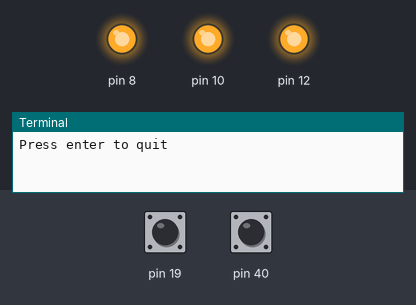
Recording of a program running on a simulated Raspberry Pi (header pin numbers). Shown: output pins drawn as LEDs (lit = HIGH), the last lines printed to the terminal. Dashed ring = blinking. The inputs (shaded band) are chosen by the test bench; at power-on: pin 40 HIGH, pin 19 LOW. Threads take turns every 2 ms.

Above: at 1.2 s.
1.3 s: pin 40 pulled LOW for 0.15 s
At 2.7 s:
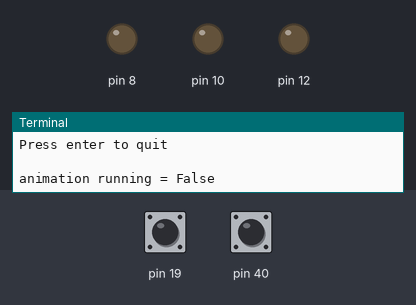
3.0 s: pin 19 pulled HIGH for 0.15 s
4.6 s: pin 40 pulled LOW for 1 s
At 5.8 s:
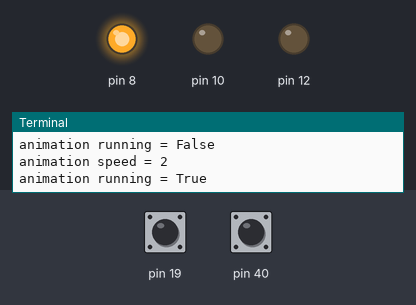
7.6 s: pin 40 pulsed LOW 2 times (0.12 s each, 0.3 s apart)
At 9.81 s:
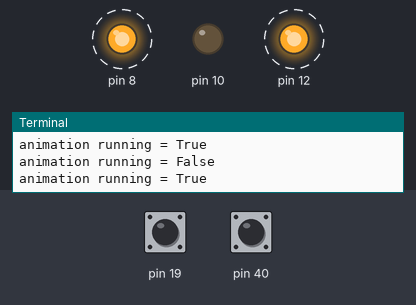
11.2 s: pin 40 pulled LOW for 0.15 s
At 12.22 s:
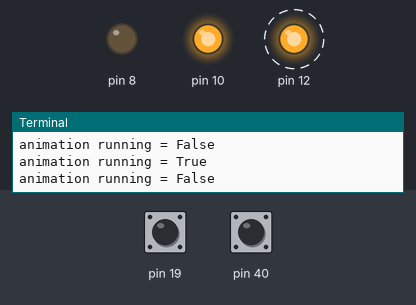
14.2 s: pin 40 pulled LOW for 3.2 s
At 18.0 s:
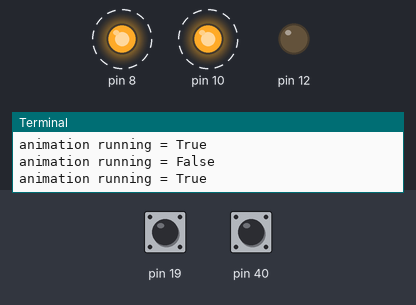
Timing chart, 0 to 21.4 s (numbered marks = the images above; inputs shaded):
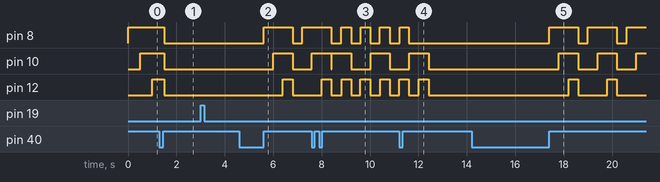

Measured:
- after the input at 1.3 s, pin 8, pin 10: goes on until 1.5 s, then stays LOW
- after the input at 4.6 s, pin 8: LOW → HIGH after 1.0 s, → LOW 1.2 s later, → HIGH 0.40 s later; pin 10: LOW → HIGH after 1.4 s, → LOW 0.80 s later; pin 12: LOW → HIGH after 1.8 s, → LOW 0.40 s later
- after the input at 7.6 s, pin 8: alternates HIGH for 0.40 s and LOW for 0.40 s, starting after 1.6 s; pin 12: alternates HIGH for 0.40 s and LOW for 0.40 s, starting after 1.2 s
- after the input at 11.2 s, pin 8: goes on until 11.6 s, then stays LOW; pin 10, pin 12: goes on until 12.4 s, then stays LOW
- after the input at 14.2 s, pin 8: alternates HIGH for 1.2 s and LOW for 0.40 s, starting after 3.2 s; pin 10: alternates HIGH for 0.80 s and LOW for 0.80 s, starting after 3.6 s; pin 12: alternates HIGH for 0.40 s and LOW for 1.2 s, starting after 4.0 s

The program:

traffic_lights.py
```python
import time
import threading

import RPi.GPIO as GPIO


class App:

    def __init__(self):
        self._animation_cancelled = True
        self._animation_speed = 1
        self._animation_speed_max = 5

    def start(self):
        GPIO.setwarnings(False)
        GPIO.setmode(GPIO.BOARD)

        # leds
        GPIO.setup(8, GPIO.OUT)
        GPIO.setup(10, GPIO.OUT)
        GPIO.setup(12, GPIO.OUT)

        # buttons
        def _on_button_released(channel):
            # print(f'ButtonReleased: id="{channel}"')
            animation_speed = self._animation_speed
            animation_speed += 1
            if animation_speed > self._animation_speed_max:
                animation_speed = 1
            self._animation_speed = animation_speed
            print(f'animation speed = {self._animation_speed}')

        GPIO.setup(19, GPIO.IN, pull_up_down=GPIO.PUD_DOWN)
        GPIO.add_event_detect(19, GPIO.RISING, callback=_on_button_released)

        # switch
        def _on_switch_toggled(channel):
            # print(f'SwitchToggled: id="{channel}"')
            self._animation_cancelled = not self._animation_cancelled
            print(f'animation running = {not self._animation_cancelled}')
            if not self._animation_cancelled:
                self._start_animation()

        GPIO.setup(40, GPIO.IN, pull_up_down=GPIO.PUD_UP)
        GPIO.add_event_detect(40, GPIO.RISING, callback=_on_switch_toggled)

        # initialize
        self._animation_cancelled = not bool(GPIO.input(40))
        if not self._animation_cancelled:
            self._start_animation()

        message = input('Press enter to quit\n\n')
        self._animation_cancelled = True
        GPIO.cleanup()

    def _start_animation(self):
        thread = threading.Thread(target=self._animate, daemon=True)
        thread.start()

    def _animate(self):
        while not self._animation_cancelled:
            speed_factor = self._animation_speed_max + 1 - self._animation_speed
            sleep_seconds = 0.1 * speed_factor

            GPIO.output(8, GPIO.HIGH)
            time.sleep(sleep_seconds)

            GPIO.output(10, GPIO.HIGH)
            time.sleep(sleep_seconds)

            GPIO.output(12, GPIO.HIGH)
            time.sleep(sleep_seconds)

            GPIO.output(8, GPIO.LOW)
            GPIO.output(10, GPIO.LOW)
            GPIO.output(12, GPIO.LOW)
            time.sleep(sleep_seconds)


def main():
    app = App()
    try:
        app.start()
    except KeyboardInterrupt:
        GPIO.cleanup()


if __name__ == '__main__':
    main()
```
